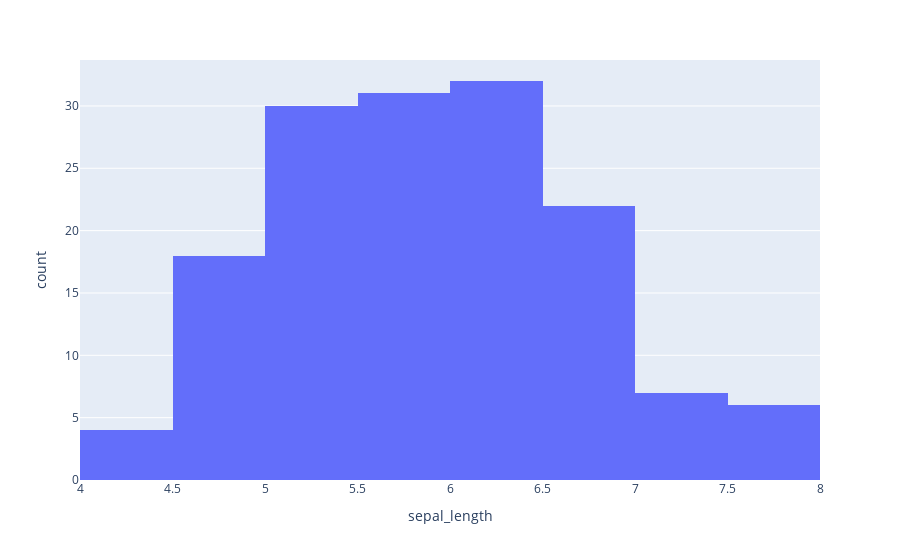

This figure's notebook cell:
### Markdown cell above
## 6. Histogram

### Code cell
fig6=px.histogram(df,x='sepal_length')
fig6.show()
fig6.write_image('6_histogram.png')

### Figure 1 — Plotly figure (JSON) as saved in the notebook; plotly's stock layout.template omitted (floating-point values rounded to 4 significant figures; data arrays with more than 128 entries replaced by an {"elided": "..."} marker saying what was removed)
{"data": [{"bingroup": "x", "hovertemplate": "sepal_length=%{x}<br>count=%{y}<extra></extra>", "legendgroup": "", "marker": {"color": "#636efa", "pattern": {"shape": ""}}, "name": "", "orientation": "v", "showlegend": false, "type": "histogram", "x": {"elided": "150 float values"}, "xaxis": "x", "yaxis": "y"}], "layout": {"barmode": "relative", "legend": {"tracegroupgap": 0}, "margin": {"t": 60}, "xaxis": {"anchor": "y", "domain": [0, 1], "title": {"text": "sepal_length"}}, "yaxis": {"anchor": "x", "domain": [0, 1], "title": {"text": "count"}}}}
